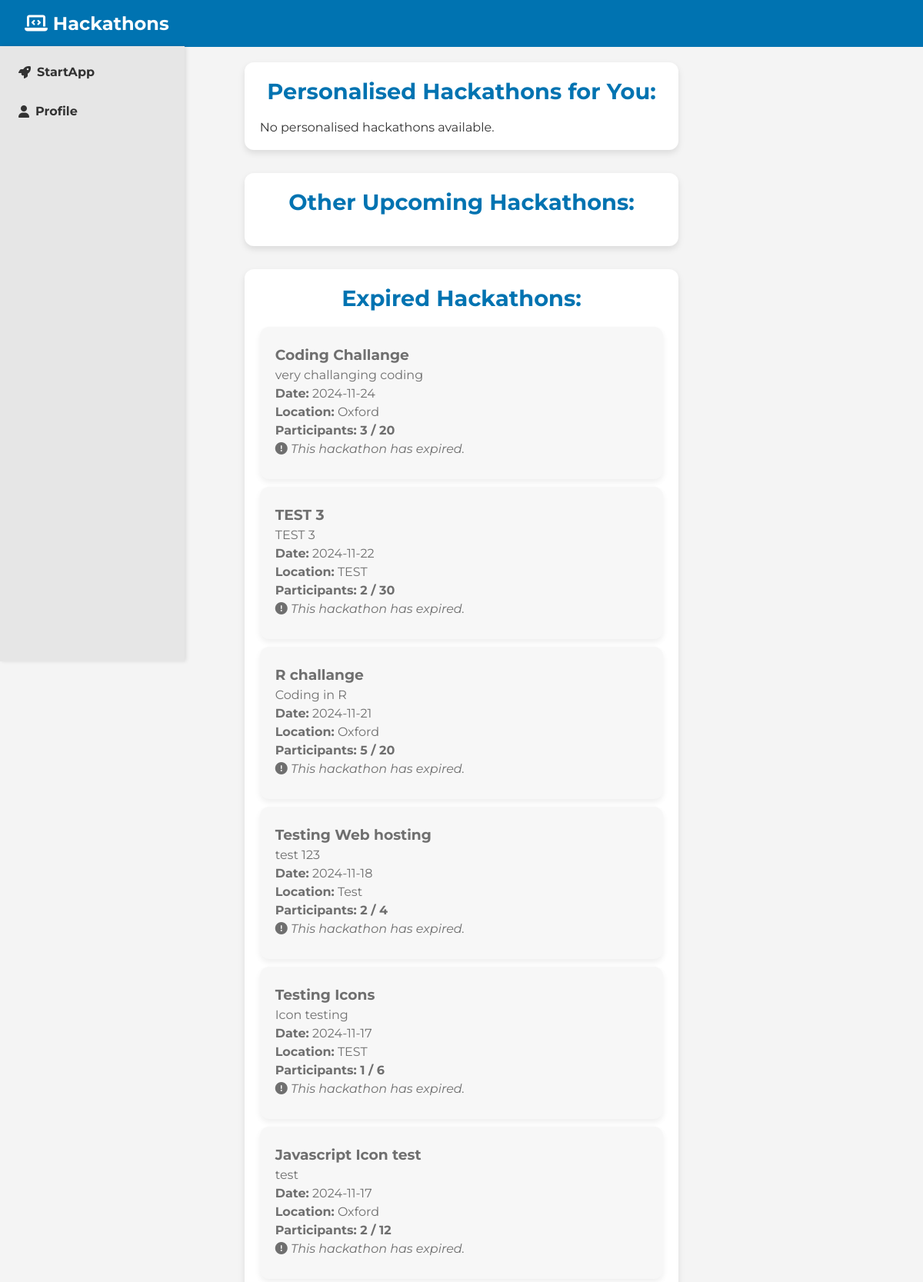
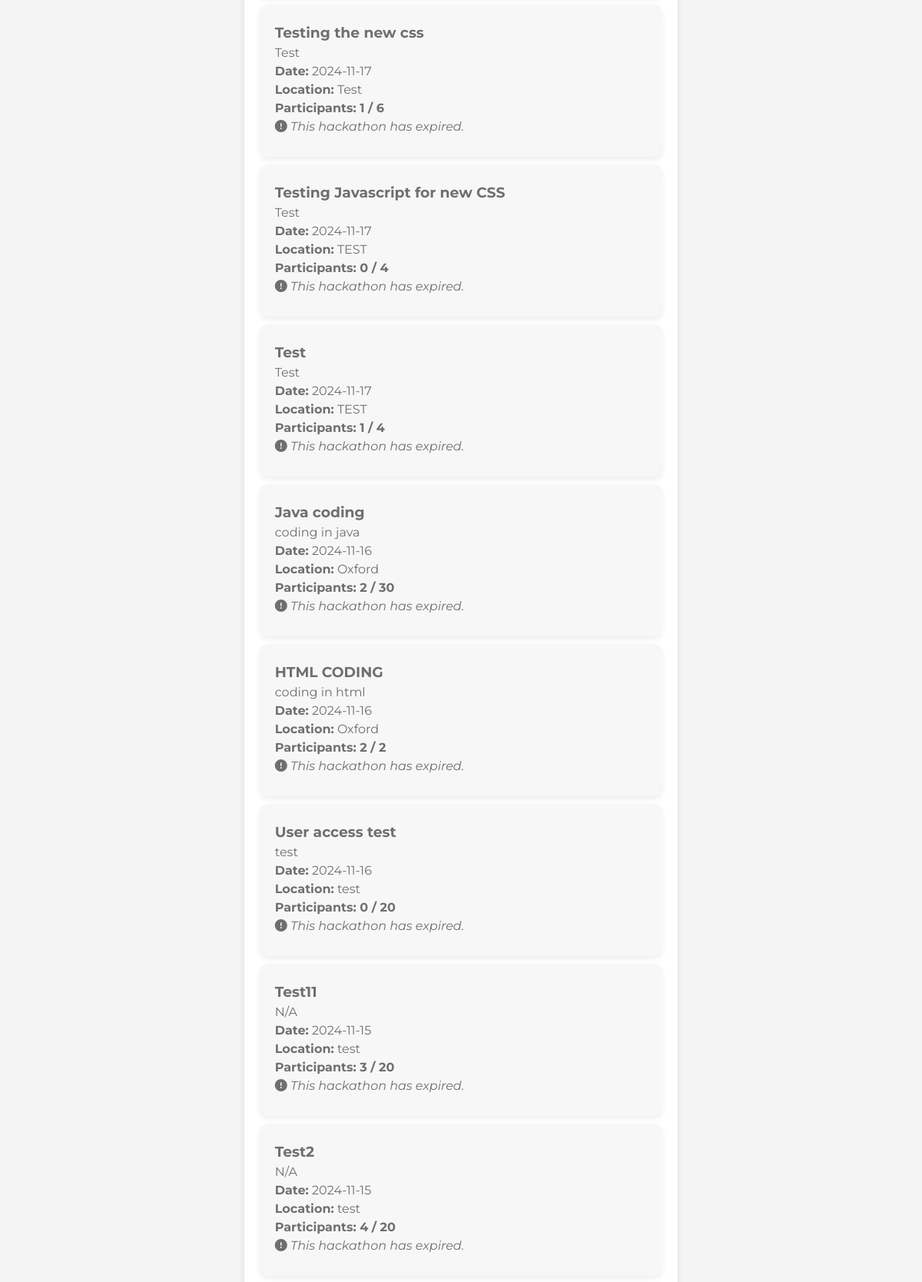
Page /hack (signed in, upper part) on the committed database (2 pictures, top to bottom).
### tables this page shows
CREATE TABLE hackathons (
    id INTEGER PRIMARY KEY AUTOINCREMENT,
    title TEXT NOT NULL,
    description TEXT NOT NULL,
    date TEXT NOT NULL,
    location TEXT NOT NULL
, max_participants INTEGER DEFAULT 0, current_participants INTEGER DEFAULT 0, created_by TEXT);

### app.py (the view, shortened to what this page needs)
@app.route('/hack', methods=['GET'])
def hack():
    if 'username' not in session:
        flash("Please log in to view hackathons.", "error")
        return redirect(url_for('home'))
    username = session['username']
    today = datetime.now().date()
    user_profile = query_db("SELECT skills FROM user_profiles WHERE username = ?", [username], one=True)
    user_skills = user_profile[0].split(',') if user_profile and user_profile[0] else []
    hackathon_base_query = """
    SELECT h.id, h.title, h.description, h.date, h.location, h.max_participants,
           h.created_by,  -- Include the creator field
           COUNT(p.id) AS current_participants,
           CASE WHEN p2.username IS NOT NULL THEN 1 ELSE 0 END AS joined
    FROM hackathons h
    LEFT JOIN participants p ON h.id = p.hackathon_id
    LEFT JOIN participants p2 ON h.id = p2.hackathon_id AND p2.username = ?
    WHERE h.date >= ?
"""
    if user_skills:
        skill_conditions = " OR ".join([
            "(LOWER(h.title) LIKE LOWER(?) OR LOWER(h.description) LIKE LOWER(?))"
            for _ in user_skills
        ])
        skill_params = [f"%{skill.strip().lower()}%" for skill in user_skills for _ in range(2)]
        matching_hackathons = query_db(f"""
            {hackathon_base_query} AND ({skill_conditions})
            GROUP BY h.id
            ORDER BY h.date ASC
        """, [username, today] + skill_params)
        other_hackathons = query_db(f"""
            {hackathon_base_query} AND NOT ({skill_conditions})
            GROUP BY h.id
            ORDER BY h.date ASC
        """, [username, today] + skill_params)
    expired_hackathons = query_db("""
        SELECT h.id, h.title, h.description, h.date, h.location, h.max_participants,
               COUNT(p.id) AS current_participants,
               CASE WHEN p2.username IS NOT NULL THEN 1 ELSE 0 END AS joined  -- Check join status for expired hackathons
        FROM hackathons h
        LEFT JOIN participants p ON h.id = p.hackathon_id
        LEFT JOIN participants p2 ON h.id = p2.hackathon_id AND p2.username = ?
        WHERE h.date < ?
        GROUP BY h.id
        ORDER BY h.date DESC
    """, [username, today])
    return render_template(
        'hack.html',
        matching_hackathons=matching_hackathons,
        other_hackathons=other_hackathons,
        expired_hackathons=expired_hackathons
    )

### app.py (called while the page is built)
def get_db():
     db = sqlite3.connect('database.sqlite')
     db.row_factory = sqlite3.Row
     return db

def query_db(query, args=(), one=False):
     cur = get_db().execute(query, args)
     rv = cur.fetchall()
     cur.close()
     return (rv[0] if rv else None) if one else rv

### templates/hack.html (shortened to what this page needs)
<!DOCTYPE html>
<html lang="en">
<head>
    <link rel="stylesheet" href="{{ url_for('static', filename='css/hack.css') }}">
</head>
<body>
    <header>
        <div class="navbar">
            <h1><i class="fas fa-laptop-code"></i> Hackathons</h1>
        </div>
    </header>
    <aside class="sidebar">
        <ul>
            <li><a href="/"><i class="fas fa-rocket"></i> StartApp</a></li>
            <li><a href="/profile"><i class="fas fa-user"></i> Profile</a></li>
        </ul>
    </aside>
    <main class="container">
        <div id="hackathon-feed">
            <div class="category-container">
                <h2>Personalised Hackathons for You:</h2>
                <div id="personalised-hackathons">
                    {% if matching_hackathons %}
                        {% for hackathon in matching_hackathons %}
                        <div class="hackathon-post" data-id="{{ hackathon.id }}">
                            <h3>{{ hackathon.title }}</h3>
                            <p>{{ hackathon.description }}</p>
                            <p><strong>Date:</strong> {{ hackathon.date }}</p>
                            <p><strong>Location:</strong> {{ hackathon.location }}</p>
                            <p class="participants-info"><strong>Participants:</strong> {{ hackathon.current_participants }} / {{ hackathon.max_participants }}</p>
                            <div class="button-group">
                                {% if hackathon.joined == 1 %}
                                    <button class="join-hackathon-btn joined" disabled>Joined</button>
                                    <button onclick="location.href='/add_to_google_calendar/{{ hackathon.id }}'" class="calendar-btn">
                                        <i class="fas fa-calendar-plus"></i> Add to Calendar
                                    </button>
                                {% else %}
                                    <button class="join-hackathon-btn" data-id="{{ hackathon.id }}" onclick="joinHackathon('{{ hackathon.id }}')">
                                        <i class="fas fa-user-plus"></i> Join
                                    </button>
                                {% endif %}
                                {% if session.get('username') == hackathon.created_by %}
                                    <button class="edit-hackathon-btn" onclick="editHackathon('{{ hackathon.id }}')">
                                        <i class="fas fa-edit"></i> Edit
                                    </button>
                                {% endif %}
                            </div>
                        </div>
                        {% endfor %}
                    {% else %}
                        <p id="no-personalised-message">No personalised hackathons available.</p>
                    {% endif %}
                </div>
            </div>
            <div class="category-container">
                <h2>Other Upcoming Hackathons:</h2>
            </div>
            <div class="category-container">
                <h2>Expired Hackathons:</h2>
                <div id="expired-hackathons">
                    {% for hackathon in expired_hackathons %}
                    <div class="hackathon-post expired">
                        <h3>{{ hackathon.title }}</h3>
                        <p>{{ hackathon.description }}</p>
                        <p><strong>Date:</strong> {{ hackathon.date }}</p>
                        <p><strong>Location:</strong> {{ hackathon.location }}</p>
                        <p class="participants-info"><strong>Participants:</strong> {{ hackathon.current_participants }} / {{ hackathon.max_participants }}</p>
                        <p class="expired-note"><i class="fas fa-exclamation-circle"></i> This hackathon has expired.</p>
                    </div>
                    {% endfor %}
                </div>
            </div>
        </div>
    </main>
</body>
</html>

### static/css/hack.css (style rules this page uses)
* { margin: 0; padding: 0; box-sizing: border-box; }
body { font-family: "Montserrat", sans-serif; font-optical-sizing: auto; font-weight: 400; font-style: normal; background-color: #f4f4f4; color: #333; }
.navbar { background-color: #0073b1; color: white; padding: 1rem 2rem; display: flex; justify-content: space-between; align-items: center; }
.navbar h1 { font-size: 1.5rem; }
.sidebar { width: 20%; background-color: #e6e6e6; padding: 1rem; height: 100vh; position: fixed; left: 0; top: 60px; box-shadow: 2px 0px 5px rgba(0, 0, 0, 0.1); }
.sidebar ul { list-style: none; padding: 0; }
.sidebar ul li { margin-bottom: 1rem; }
.sidebar ul li a { color: #333; text-decoration: none; font-weight: bold; display: flex; align-items: center; gap: 0.5rem; padding: 0.5rem; border-radius: 4px; transition: background-color 0.3s ease; }
.container { width: 100%; max-width: 800px; margin: 0 auto; padding: 20px; display: flex; flex-direction: column; align-items: center; }
.category-container { background-color: white; border-radius: 12px; box-shadow: 0px 4px 8px rgba(0, 0, 0, 0.1); margin-bottom: 30px; padding: 20px; width: 100%; max-width: 800px; }
.category-container h2 { font-size: 1.8rem; font-weight: bold; color: #0073b1; margin-bottom: 20px; text-align: center; }
.hackathon-post { width: 100%; max-width: 600px; margin: 10px auto; padding: 20px; background-color: #f9f9f9; border-radius: 12px; box-shadow: 0px 4px 8px rgba(0, 0, 0, 0.1); transition: transform 0.3s ease, box-shadow 0.3s ease; }
.hackathon-post h3, .hackathon-post p { text-align: left; margin: 5px 0; color: #333; }
.participants-info { text-align: left; margin: 10px 0; color: #0073b1; font-weight: bold; }
.hackathon-post.expired { opacity: 0.7; background-color: #f4f4f4; }
.expired-note { color: red; font-style: italic; }

### rows in the picture
hackathons: title "Coding Challange", description "very challanging coding", date "2024-11-24", location "Oxford", current_participants "3", max_participants "20"
hackathons: title "TEST 3", description "TEST 3", date "2024-11-22", location "TEST", current_participants "2", max_participants "30"
hackathons: title "R challange", description "Coding in R", date "2024-11-21", location "Oxford", current_participants "5", max_participants "20"
hackathons: title "Testing Web hosting", description "test 123", date "2024-11-18", location "Test", current_participants "2", max_participants "4"
hackathons: title "Testing Icons", description "Icon testing", date "2024-11-17", location "TEST", current_participants "1", max_participants "6"
hackathons: title "Javascript Icon test", description "test", date "2024-11-17", location "Oxford", current_participants "2", max_participants "12"
hackathons: title "Testing the new css", description "Test", date "2024-11-17", location "Test", current_participants "1", max_participants "6"
hackathons: title "Testing Javascript for new CSS", description "Test", date "2024-11-17", location "TEST", current_participants "0", max_participants "4"
hackathons: title "Test", description "Test", date "2024-11-17", location "TEST", current_participants "1", max_participants "4"
hackathons: title "Java coding", description "coding in java", date "2024-11-16", location "Oxford", current_participants "2", max_participants "30"
hackathons: title "HTML CODING", description "coding in html", date "2024-11-16", location "Oxford", current_participants "2", max_participants "2"
hackathons: title "User access test", description "test", date "2024-11-16", location "test", current_participants "0", max_participants "20"
hackathons: title "Test11", description "N/A", date "2024-11-15", location "test", current_participants "3", max_participants "20"
hackathons: title "Test2", description "N/A", date "2024-11-15", location "test", current_participants "4", max_participants "20"
